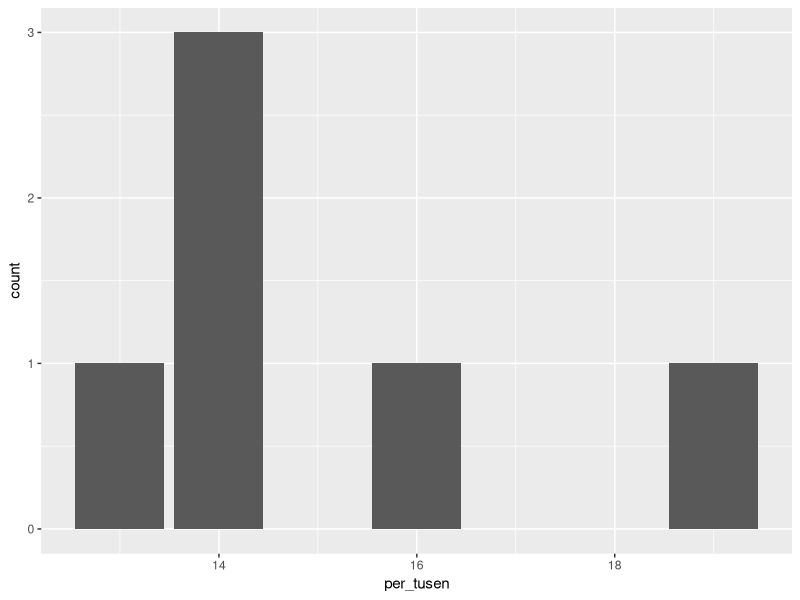

Source code (R):
## ---- chunk 1
knitr::opts_chunk$set(echo = TRUE)
## ---- chunk 2
# Dette er kode.  
## ---- chunk 3
# Dette er en kommentar. 
# Nå skal vi gjøre et lite forsøk med noe enkel matte! 
# For å kjøre koden setter dere musepekeren ved siden av, og trykker ctrl+enter (cmd+return på Mac). 
100/2+4
## ---- chunk 4
?vif

## ---- chunk 5

To <- 2

2 + To
## ---- chunk 6
en_til_hundre <- 1:100
tall <- c(1,4,56,8,4,2,4)

tall
## ---- chunk 7
mean(en_til_hundre)
mean(tall)
## ---- chunk 8
tall[5]
## ---- chunk 9
tall[3:6]
tall[c(3,5,3,6)]
## ---- chunk 10
mean(tall[c(3,5,3,6)])
## ---- chunk 11
Ny_Vektor <- tall[c(3,5,3,6)]
## ---- chunk 12
is.numeric(en_til_hundre)
# Her ser vi at vi får opp "TRUE" som betyr at en_til_hundre er et numerisk objekt
## ---- chunk 13
class(en_til_hundre)
## ---- chunk 14
Tekst <- "Hei, jeg elsker R! <3"
# Denne klassen kan inneholde tekst, men vil f.eks. ikke kunne brukes til matte. 
mean(Tekst)
## ---- chunk 15
tall_ch <- as.character(tall)
mean(tall_ch)
## ---- chunk 16
# Lager en faktorvariabel uten å sette nivåer
skolenivaer <- factor(c("Barneskole", 
                        "Ungdomskole", 
                        "Videregaende", 
                        "Videregaende", 
                        "Universitet",
                        "Ungdomskole",
                        "Universitet"))

# Printer alle verdiene
skolenivaer 

# Printer alle nivåene
levels(skolenivaer)
# Er det noe som skurrer her?
## ---- chunk 17
# Endrer faktornivåene
skolenivaer <- factor(skolenivaer,
                      levels = c("Barneskole",
                                 "Ungdomskole",
                                 "Videregaende",
                                 "Universitet"))
skolenivaer
levels(skolenivaer)
## ---- chunk 18
teksttall <- c(1,4,0,4, "Bamse", "R", "R Seminarer er de BESTE seminarer", 42, "the answer")

class(teksttall)
mean(teksttall[1:4])
## ---- chunk 19
navn <- c("Mohammed", "Jakob", "Olav", "Martin", 
          "Maja", "Sofia", "Iben", "Therese")

antall <- c(94, 76, 68, NA, 65, 64, 60, NA)

per_tusen <- c(19, 16, 14, NA, 14, 14, 13, NA)

kjonn <- c("Gutt", "Gutt", "Gutt", "Gutt", 
           "Jente", "Jente", "Jente", "Jente")

by <- c("Oslo")

## ---- chunk 20

length(navn)
length(by)

## ---- chunk 21
navnestat <- data.frame(navn, antall, per_tusen, kjonn, by)
## ---- chunk 22
View(navnestat)
## ---- chunk 23
# Med klammeparanteser kan vi velge rad og kolonne. Rad kommer først, og så kolonnen: 
navnestat[2,1] 

# Skriver vi en tom får vi alle kollonene/radene 
navnestat[,2] 
navnestat[2,]

## ---- chunk 24
#Her skriver jeg først navnet på dataframen, og så variabelen: 
navnestat$antall 

#La oss prøve å få ut gjennomsnittlet til antall 
mean(navnestat$antall)
## ---- chunk 25
mean(navnestat$antall, na.rm = TRUE) 
median(navnestat$antall, na.rm = TRUE)
## ---- chunk 26
summary(navnestat$antall)

summary(navnestat)
## ---- chunk 27
library(tidyverse)
## ---- chunk 28
# I første argument spesifiserer vi datasettet
# og hvilken variabel vi vil plotte
# Vi legger til en + på slutten av linjen for
# å fortelle R at vi vil legge til flere lag
# Etter + skrive vi hva slags plot vi vil ha. 

ggplot(data = navnestat, aes(x = per_tusen)) + 
  geom_bar(bins = 30) 
  
## ---- chunk 29
"Atomic vector" <- c("numeric", "integer", "character", "factor", "logical")
"List" <- c("blanding", "", "", "", "")
tabell <- cbind(`Atomic vector`, List)

## ---- chunk 30
class(navnestat$navn)
class(navnestat$antall)
class(navnestat$by)
## ---- chunk 31
# Her lager vi en ny variabel antall2 der vi ber R lagre alder som character
navnestat$antall2 <- as.character(navnestat$antall)
## ---- chunk 32
1 == 2                                # tester om 1 er lik 2
2 == 2                                # tester om 2 er lik 2
"Statsvitenskap" == "statsvitenskap"  # Logiske tester kan også brukes på tekst
"statsvitenskap" == "statsvitenskap"  # R er imidlertid sensitivt til store og små bokstaver
1 <= 2                                # Tester om 1 er mindre enn eller lik 2
1 >= 2                                # Tester om 1 er større enn eller lik 2
1 != 2                                # Tester om 1 er ulik 2
1 == 2 | 1 == 1                       # Tester om en av de to påstandene 1 er lik 2 eller 1 er lik 1 er sanne
1 == 2 & 1 == 1                       # Tester om begge de to påstandene 1 er lik 2 og 1 er lik 1 er sanne
